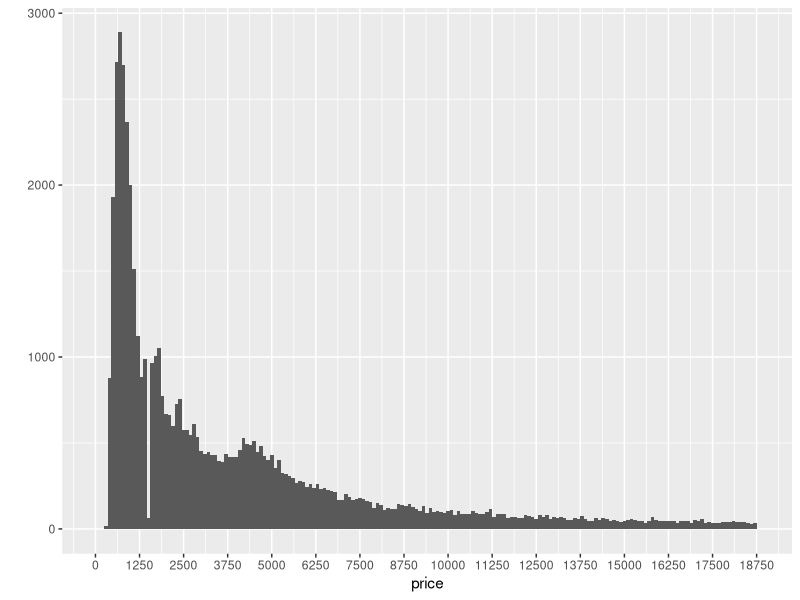
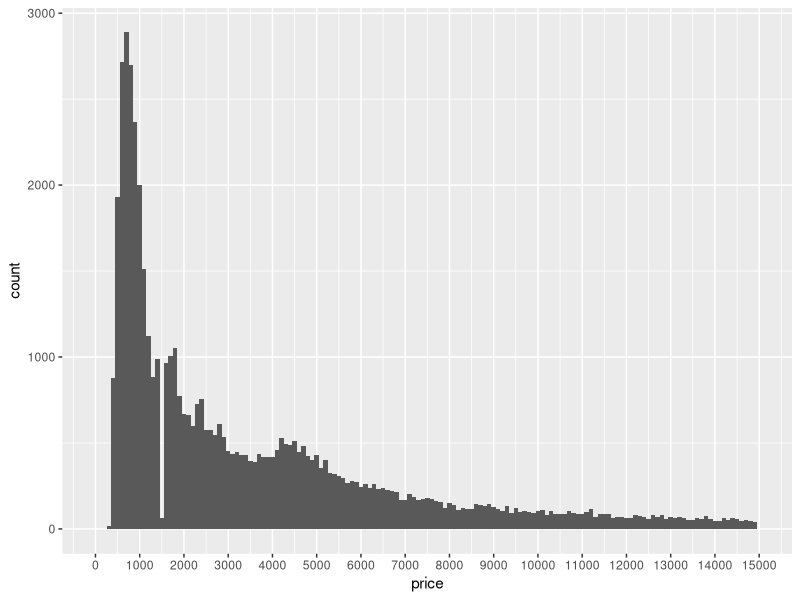
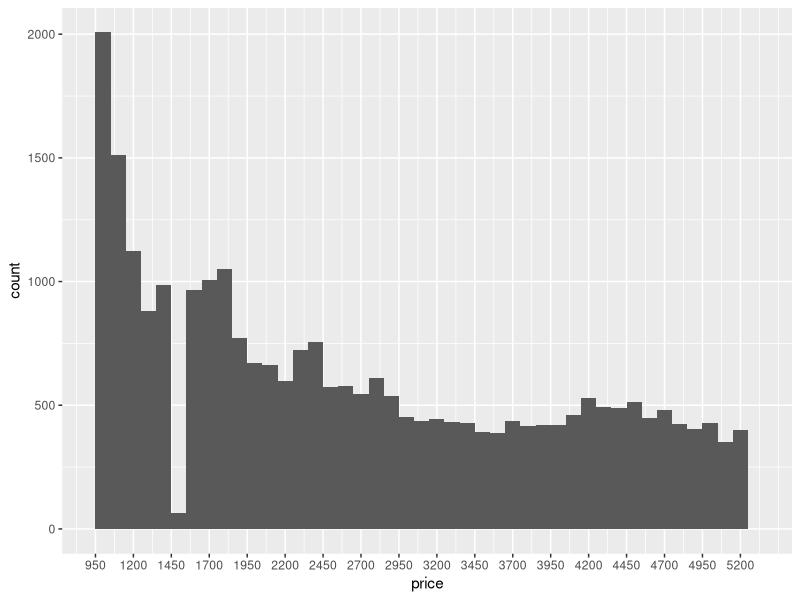
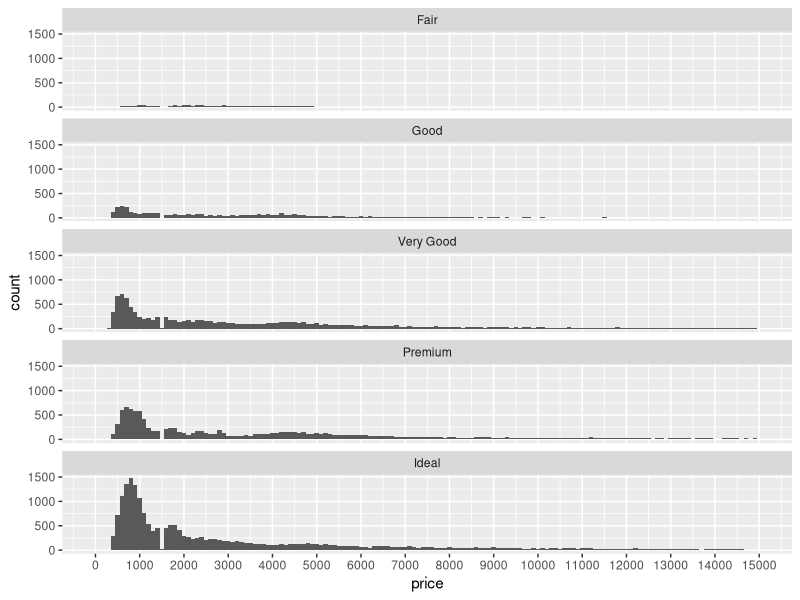
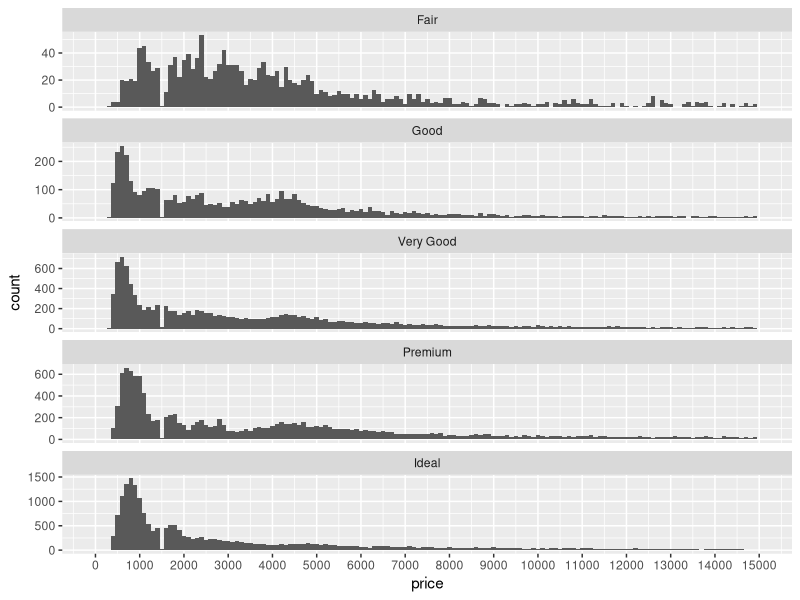
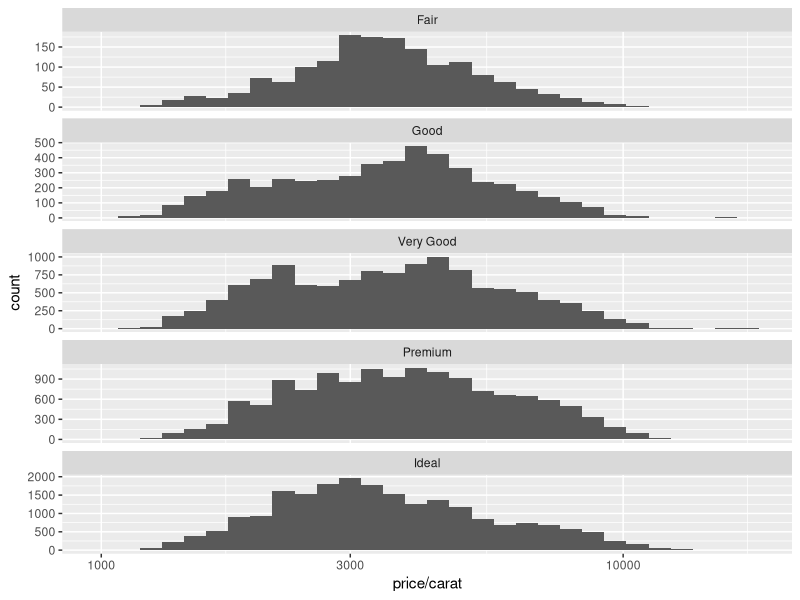
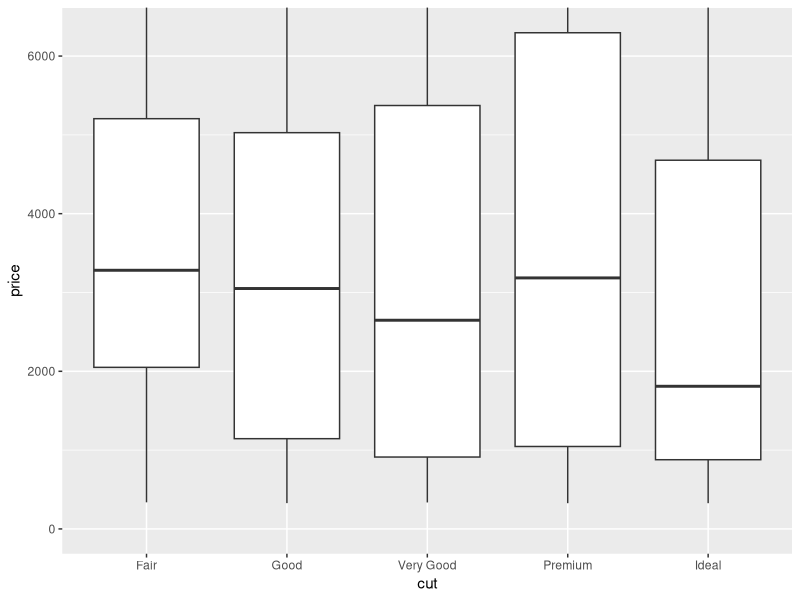
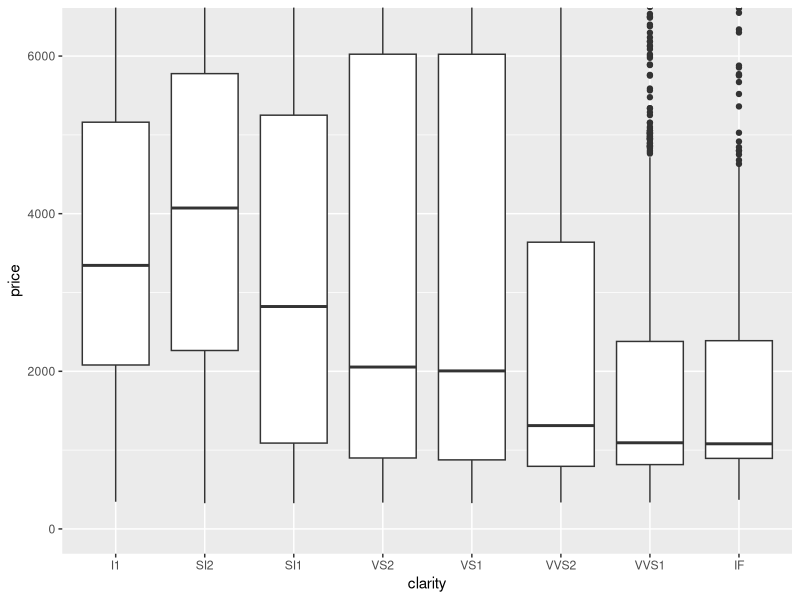

Generate these figures, in order, with R:
## ---- chunk 1
library(ggplot2) 
data(diamonds)
names(diamonds)
summary(diamonds)
#?diamonds
## ---- chunk 2
dim(diamonds)[1]
## ---- chunk 3
dim(diamonds)[2]
## ---- chunk 4
str(diamonds)
## ---- chunk 5
levels(diamonds$color)
## ---- chunk 6
pf <- diamonds
summary(pf$price)
library(ggplot2)
qplot(x = price, data = pf, binwidth = 100) +
  scale_x_continuous(limits = c(0, 18823), breaks = seq(0, 18823, 1250))
## ---- chunk 7
library(ggplot2)
ggplot(aes(x = price), data = pf) +
  geom_histogram(binwidth = 100) +
  scale_x_continuous(limits = c(0, 15000), breaks = seq(0, 15000, 1000))
## ---- chunk 8
summary(pf$price)
## ---- chunk 9
summary(pf$price < 500)
summary(pf$price < 250)
summary(pf$price >= 15000)
## ---- chunk 10
library(ggplot2)
ggplot(aes(x = price), data = pf) +
  geom_histogram(binwidth = 100) +
  scale_x_continuous(limits = c(950, 5324), breaks = seq(950, 5324, 250))
ggsave('priceHistogram.png')
## ---- chunk 11
ggplot(aes(x = price), data = pf) +
  geom_histogram(binwidth = 100) +
  scale_x_continuous(limits = c(0, 15000), breaks = seq(0, 15000, 1000)) +
  facet_wrap(~cut, ncol = 1)
ggsave('priceHistogramCut.png')
## ---- chunk 12
by(pf$price, pf$cut, summary)
## ---- chunk 13
ggplot(aes(x = price), data = pf) +
  geom_histogram(binwidth = 100) +
  scale_x_continuous(limits = c(0, 15000), breaks = seq(0, 15000, 1000)) +
  facet_wrap(~cut, ncol = 1, scales = "free_y")
ggsave('priceHistogramCutScales.png')
## ---- chunk 14
ggplot(aes(x = price/carat), data = pf) +
  geom_histogram() +
  scale_x_log10() +
  facet_wrap(~cut, ncol = 1, scales = "free_y") 
ggsave('priceHistogramCutCarat.png')
## ---- chunk 15
by(pf$price, pf$cut, summary)

qplot(x = cut, y = price,
      data = pf,
      geom = 'boxplot') +
  coord_cartesian(ylim = c(0, 6300))
## ---- chunk 16
by(pf$price, pf$clarity, summary)

qplot(x = clarity, y = price,
      data = pf,
      geom = 'boxplot') +
  coord_cartesian(ylim = c(0, 6300))
## ---- chunk 17
by(pf$price, pf$color, summary)

qplot(x = color, y = price,
      data = pf,
      geom = 'boxplot') +
  coord_cartesian(ylim = c(0, 7700))
## ---- chunk 18
IQR(subset(pf, color == "D")$price)
IQR(subset(pf, color == "J")$price)
## ---- chunk 19
ggplot(aes(x = carat), data = pf) +
  geom_freqpoly() +
  scale_x_log10()
